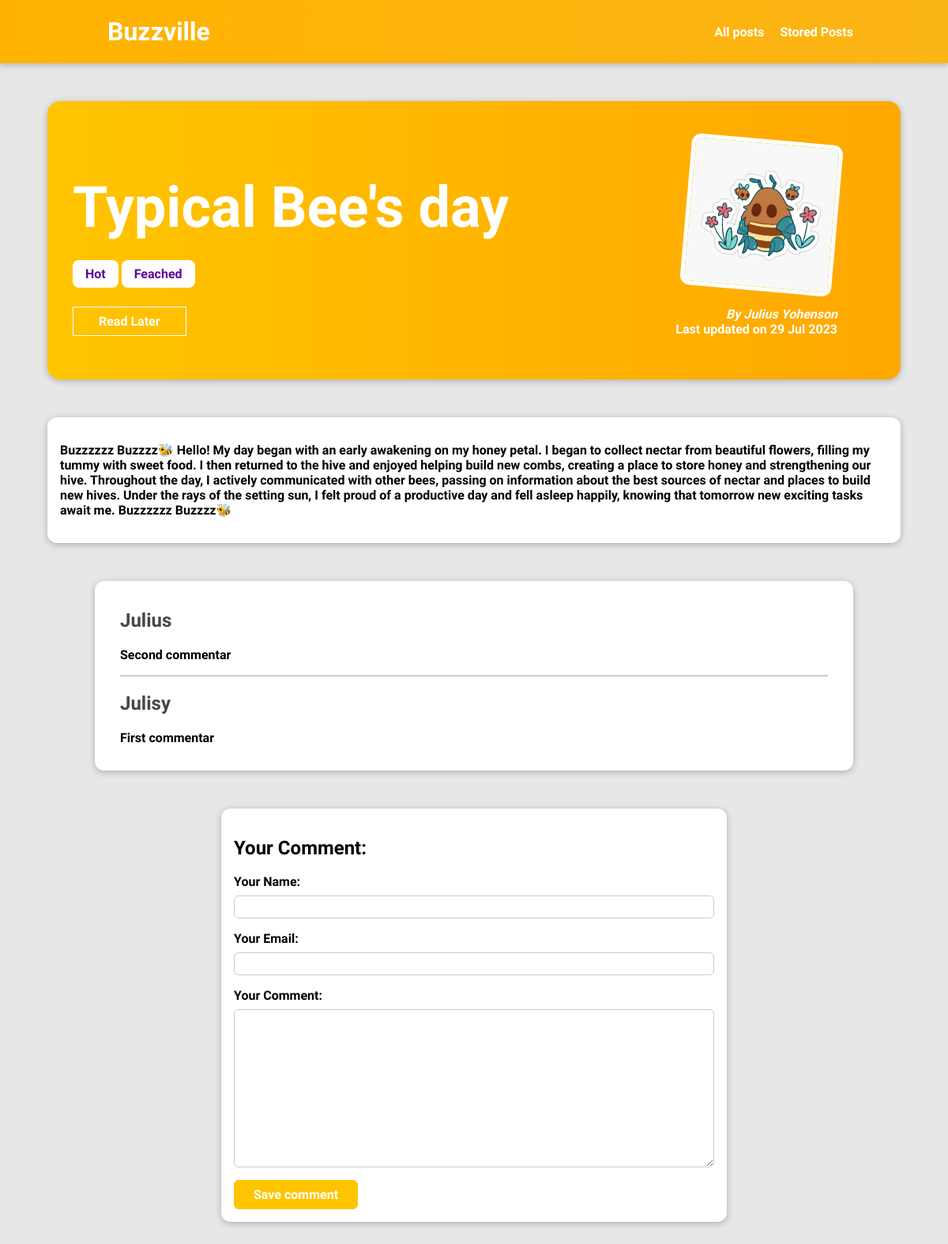
Screenshot of /posts/typical-bees-day with the database file from the repository.
### blog/models.py (models this page shows, shortened)
class Post(models.Model):
    title = models.CharField(max_length=150)
    excerpt = models.CharField(max_length=150)
    image = models.ImageField(upload_to="posts", null=True)
    date = models.DateField(auto_now=True)
    slug = models.SlugField(unique=True, db_index=True)
    content = models.TextField(validators=[MinLengthValidator(10)])
    author = models.ForeignKey(Author, on_delete=models.SET_NULL, null=True, related_name="posts")
    tags = models.ManyToManyField(Tag)

class Tag(models.Model):
    caption = models.CharField(max_length=20)

class Author(models.Model):
    first_name = models.CharField(max_length=100)
    last_name = models.CharField(max_length=100)
    email_address = models.EmailField()
    def full_name(self):
        return f"{self.first_name} {self.last_name}"
    def __str__(self):
        return self.full_name()

class Comment(models.Model):
    user_name = models.CharField(max_length=100)
    user_email = models.EmailField()
    text = models.TextField(max_length=400)
    post = models.ForeignKey(
        Post, on_delete=models.CASCADE, related_name="comments")

### blog/views.py (the view, shortened to what this page needs)
# urls.py: path("posts/<slug:slug>", views.SinglePostView.as_view(), name="post-detail-page"),
class SinglePostView(View):
    def is_stored_post(self,request, post_id):
        stored_posts = request.session.get("stored_posts")
        if stored_posts is not None:
            is_saved_for_later = post_id in stored_posts
        else:
            is_saved_for_later = False
        return is_saved_for_later
    def get(self,request, slug):
        post = Post.objects.get(slug=slug)
        context = {
            "post": post,
            "post_tags": post.tags.all(),
            "comment_form": CommentForm,
            "comments": post.comments.all().order_by("-id"),
            "saved_for_later": self.is_stored_post(request, post.id)
        }
        return render(request, "blog/post-detail.html", context )

### blog/templates/blog/post-detail.html (shortened to what this page needs)
{% extends 'base.html' %}
{% load static %}
{% block css_files %}
<link rel="stylesheet" href="{% static 'blog/post-detail.css' %}" />
{% endblock %}
{% block content %}
    <section id="summary">
        <h2>{{ post.title }}</h2>
        <div>
            {% for tag in post_tags %}
                <span class="tag">{{ tag.caption }}</span>
            {% endfor %}
        </div>
        <div id="read-later">
            <form action="{% url 'read-later' %}" method="POST">
                <button>
                    {% if saved_for_later %}
                        Remove
                    {% else %}
                        Read Later
                    {% endif %}
                </button>
            </form>
        </div>
        <article>
            <img src="{{post.image.url}}" alt="Pozt" />
            <address>By <a href ="mailto:{{post.author.email_address}}">{{ post.author }}</a></address>
            <div>
                Last updated on <time>{{ post.date|date:"d M Y" }}</time>
            </div>
        </article>
    </section>
    <main>
        {{ post.content|linebreaks }}
    </main>
    <section id="comments">
        <ul>
            {% for comment in comments %}
                <li>
                    <h2>{{comment.user_name}}</h2>
                    <p>{{comment.text|linebreaks}}</p>
                </li>
            {% endfor %}
        </ul>
    </section>
    <section id="comment-form">
        <h2>Your Comment:</h2>
        <form action="{% url 'post-detail-page' post.slug %}" method="POST">
            {% for form_fiels in comment_form %}
                <div class="form-control {% if form_fiels.errors %}invalid{% endif %}"">
                    {{form_fiels.label_tag}}
                    {{form_fiels}}
                </div>
            {% endfor %}
            <button>Save comment</button>
        </form>
    </section>
{% endblock %}

### templates/base.html (shortened to what this page needs)
{% load static %}
<!DOCTYPE html>
<html lang="en">
<head>
    <link rel="stylesheet" href="{% static 'app.css' %}">
    {% block css_files %}{% endblock css_files %}
</head>
<body>
    <header id="main-navigation">
        <h1><a href="{% url 'starting-page' %}">Buzzville</a></h1>
        <nav>
          <a href="{% url 'posts-page' %}">All posts</a>
          <a href="{% url 'read-later' %}">Stored Posts</a>
        </nav>
    </header>
    {% block content %}
    {% endblock content %}
</body>
</html>

### static/app.css (style rules this page uses)
* { box-sizing: border-box; }
html { font-family: 'Megrim', cursive; font-weight: bolder; }
body { margin: 0; }
h1, h2, h3 { font-weight: bold; }
#main-navigation { width: 100%; height: 5rem; display: flex; justify-content: space-between; align-items: center; padding: 0 10%; position: absolute; top: 0; left: 0; }
#main-navigation a { text-decoration: none; color: white; font-weight: bold; margin-left: 1rem; }

### blog/static/blog/post-detail.css (style rules this page uses)
body { background-color: #e7e7e7; }
#main-navigation { background: repeating-linear-gradient(to right, #ffb300, #fab51f 70%); background-size: 200% 100%; box-shadow: 0 2px 8px rgba(0, 0, 0, 0.25); }
#summary { margin: 8rem auto 3rem auto; padding: 2rem; width: 90%; max-width: 90rem; border-radius: 16px; background: repeating-linear-gradient(to right, #ffc400, #ff9d00 70%); background-size: 200% 100%; position: relative; box-shadow: 0 2px 8px rgba(0, 0, 0, 0.25); height: 22rem; }
#summary h2 { color: white; font-size: 4.5rem; margin-bottom: 2rem; }
#summary article { position: absolute; top: 2rem; right: 3rem; padding: 1rem 2rem; border-radius: 12px; text-align: right; color: white; }
#summary article img { width: 12rem; height: 12rem; border-radius: 12px; transform: rotateZ(5deg); border: 5px solid white; margin-bottom: 1rem; }
#summary address { font-weight: bold; }
#summary a { color: white; text-decoration: none; }
#summary time { font-weight: bold; }
#read-later { margin: 2rem 0; }
#read-later button { background-color: transparent; border: 1px solid white; padding: 0.5rem 2rem; font: inherit; color: white; cursor: pointer; }
main { width: 90%; max-width: 90rem; margin: 3rem auto; background-color: white; padding: 1rem; border-radius: 12px; box-shadow: 0 2px 8px rgba(0, 0, 0, 0.25); }
.tag { background-color: white; color: #5f0299; padding: 0.5rem 1rem; border-radius: 8px; }
#comment-form { margin: 3rem auto; width: 90%; max-width: 40rem; border-radius: 12px; background-color: white; box-shadow: 0 2px 8px rgba(0, 0, 0, 0.25); padding: 1rem; }
#comment-form button { font: inherit; background-color: #ffc400; color: white; border: 1px solid #ffc400; padding: 0.5rem 1.5rem; border-radius: 6px; cursor: pointer; }
.form-control { margin-bottom: 1rem; }
.form-control label { font-weight: bold; margin-bottom: 0.5rem; display: block; }
.form-control input, .form-control textarea { display: block; width: 100%; font: inherit; padding: 0.25rem; border-radius: 6px; border: 1px solid #ccc; }
#comments { margin: 3rem auto; width: 90%; max-width: 60rem; border-radius: 12px; background-color: white; box-shadow: 0 2px 8px rgba(0, 0, 0, 0.25); padding: 1rem 2rem; }
#comments ul { list-style: none; margin: 0; padding: 0; }
#comments li { margin-bottom: 1rem; border-bottom: 2px solid #ccc; }
#comments li:last-of-type { border-bottom: none; }
#comments h2 { color: #464646; }

### rows the page displays
Post: title "Typical Bee's day", image (picture), author "Julius Yohenson", date "29 Jul 2023", content "Buzzzzzz Buzzzz🐝 Hello! My day began with an early awakening on my honey petal. I began to collect nectar from beautiful flowers, filling my tummy with sweet food. I then returned to the hive and enjoyed helping build new combs, creating a place to store honey and strengthening our hive. Throughout the day, I actively communicated with other bees, passing on information about the best sources of nectar and places to build new hives. Under the rays of the setting sun, I felt proud of a productive day and fell asleep happily, knowing that tomorrow new exciting tasks await me. Buzzzzzz Buzzzz🐝"
Tag: caption "Hot"
Tag: caption "Feached"
Comment: user_name "Julius", text "Second commentar"
Comment: user_name "Julisy", text "First commentar"
